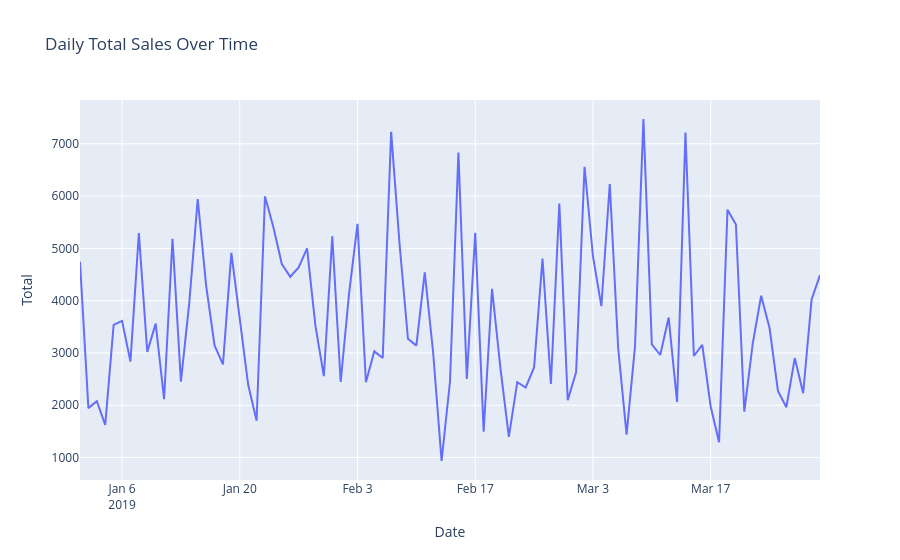

Notebook code for this chart:
### Markdown cell above
#### How do daily sales change over time?

### Code cell
df['Date'] = pd.to_datetime(df['Date'])
daily_sales = df.groupby('Date')['Total'].sum().reset_index()
px.line(daily_sales, x='Date', y='Total', title='Daily Total Sales Over Time')
